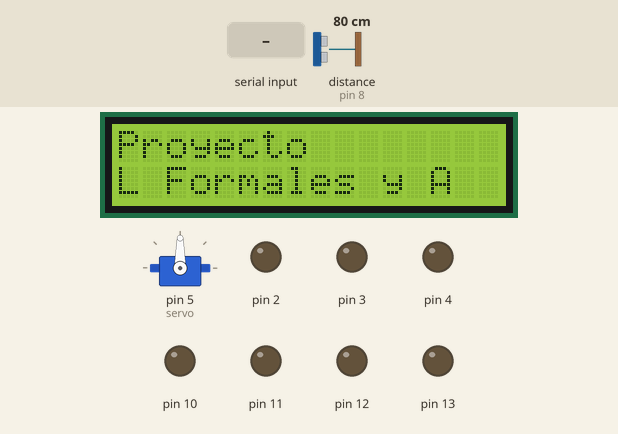
Simulated run of this sketch. Board: Arduino Uno, built with avr-gcc and run on an emulated ATmega328P. On the bench: 16×2 character LCD, servo, output pins drawn as LEDs (lit = HIGH). Dashed ring = blinking. The test bench sets the inputs (shaded band); at power-on: distance to the obstacle (sensor on pin 8) 80 cm. The echo pulse lasts 58.3 µs per cm; pins used as bus, display or sensor lines are not drawn.

Above: at 1.2 s.
1.3 s: "B" received over Serial
At 2.4 s:
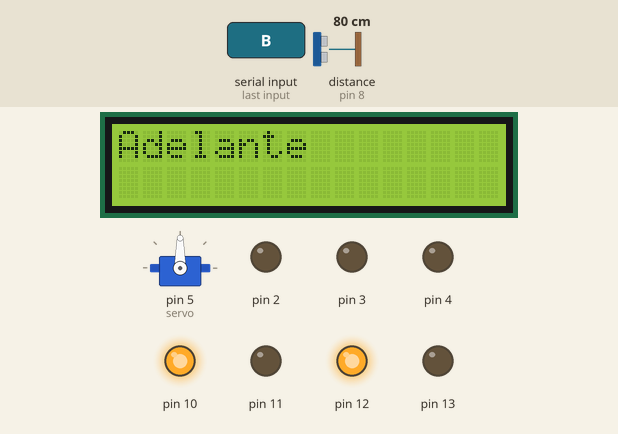
2.8 s: distance to the obstacle (sensor on pin 8) set to 4 cm
At 4.7 s:
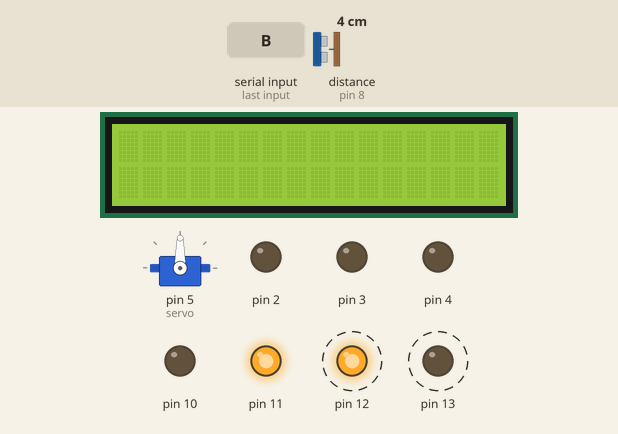
5.8 s: distance to the obstacle (sensor on pin 8) set to 60 cm
At 7.0 s:
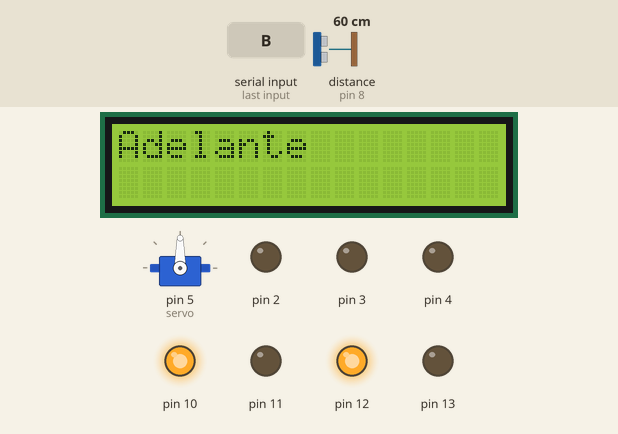
8.8 s: distance to the obstacle (sensor on pin 8) set to 2 cm
At 10.4 s:
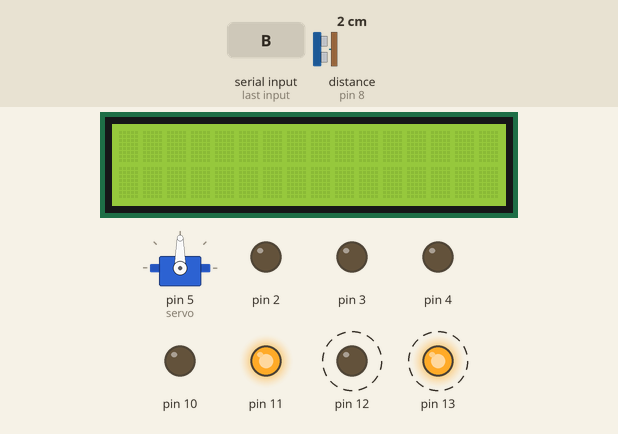
11.8 s: "B" received over Serial
14.8 s: distance to the obstacle (sensor on pin 8) set to 5 cm
17.8 s: distance to the obstacle (sensor on pin 8) set to 8 cm
At 19.9 s:
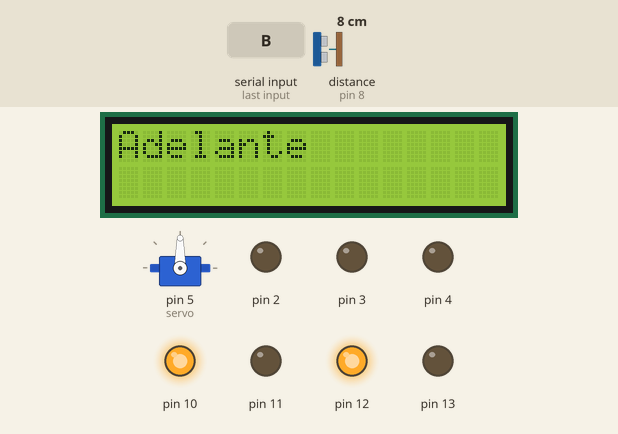
Timing chart, 0 to 21.4 s (numbered marks = the images above; inputs shaded):
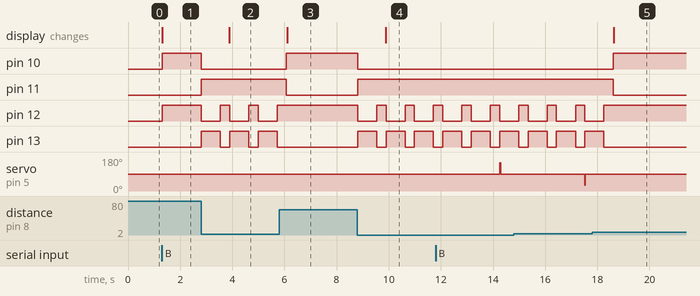

The sketch:

rcCar-v2-2.ino
```cpp
#include <LiquidCrystal.h>
#include <Servo.h>

#define trigPin 9                // Pin donde se envian 8 pulsos ultrasonicos
#define echoPin 8                // Pin donde se reciben los pulsos enviados
#define speedSound 0.0344

LiquidCrystal lcd(7,6,A0,A1,A2,A3);   // Creacion objeto LC con los pines que se utilizan
Servo servo;

int turnTo = 0, dir = 0;
float distancia,maxDis = 7;
unsigned long seconds = 0;
boolean control = false, autonomo = false;
char x;

void printDistance();
void printDirection(String dir);
float medirDistancia();
void evadeObstaculo();

void setup() {
  DDRB = B111110;
  DDRD = DDRD | B11111100;
  lcd.begin(16, 2);               // La plantalla del LCD es de 16x2
  servo.attach(5);                // Pin del sevomotor
  Serial.begin(9600);             // Iniciar comunicacion serial a 9600 bauds
}

void loop() {

servo.write(90);                  // Inicializa servo a 90 grados

if(Serial.available()) {
  x = Serial.read();
  switch(x) {
    case 'A':      // Activar modo manual
      control = true;
      autonomo = false;
      lcd.clear();
    break;
    case 'B':     // Activar modo autonomo
      autonomo = true;
      control = false;
      lcd.clear();
    break;
    default:
    break;
  }
}

// Se maneja con el celular
if(control == true and autonomo == false) {
  if(Serial.available()) {
    x = Serial.read();
    distancia = medirDistancia();
    switch(x) {
      case 'C':    // Adelante
        PORTB = B010100;
        printDirection("Adelante");
      break;
      case 'D':    // Atras
        PORTB = B101000;
        printDirection("Atras");
      break;
      case 'E':    // Izquierda
        PORTB = B011000;
        printDirection("Izquierda");
      break;
      case 'F':    // Derecha
        PORTB = B100100;
        printDirection("Derecha");
      break;
      case 'G':   // Alto
        PORTB = B000000;
        printDirection("Alto");
      break;
      default:
      break;
    }
  }
}
// Modo detector de obstaculos
else if(autonomo == true and control == false)   {
  printDirection("Adelante");
  distancia = medirDistancia();
  if(distancia > maxDis) {
   PORTB = B010100;            // Avanza adelante si no hay obstaculo
  }
  else {
    evadeObstaculo();
  }
}
// Cuando no se ha elegido una opcion desde la aplicacion
// Se muestra este mensaje en el lcd
else {
  lcd.print("Proyecto");
  lcd.setCursor(0,1);
  lcd.print("L Formales y A  ");
}
  }

void printDistance() {
  lcd.clear();
  lcd.setCursor(0,0);
   lcd.print("Distancia: ");
   lcd.setCursor(0,1);
   lcd.print(round(distancia));
   lcd.print(" cm");
}
void printDirection(String dir) {
   lcd.clear();
   lcd.print(dir);
}

float medirDistancia() {
  float duracion = 0, distancia = 0;
  // Envia una señal baja durante 2us
  digitalWrite(trigPin, LOW);
  delayMicroseconds(2);
  // Envia una señal alta durante 10us
  digitalWrite(trigPin, HIGH);
  delayMicroseconds(10);
  digitalWrite(trigPin, LOW);
  duracion = pulseIn(echoPin, HIGH);
  distancia = (duracion/2) * speedSound;
  return distancia;
}

void evadeObstaculo() {
  float izqDist, derDist;
  lcd.clear();
  lcd.print("Obstaculo");
  lcd.setCursor(0,1);
  lcd.print("Detectado");
  PORTB = B000000;
  //delay(500);
  servo.write(30);         // Girar servo a la izquierda
  izqDist = medirDistancia();
  //delay(10);
  servo.write(150);
  derDist = medirDistancia();
  //delay(10);
  servo.write(90);
  if(izqDist > derDist ) {  // El camino a la izquierda no tiene obstaculo
    for(int i = 0; i <= 100; i++) {
      PORTB = B011000;     // Gira izquierda
      printDirection("Izquierda");
    }
  }
  else if(izqDist < derDist) {   // El camino a la derecha no tiene obstaculo
      for(int i = 0; i <= 100; i++) {
        PORTB = B100100;         // Gira a la derecha
        printDirection("Derecha");
      }
  }
  else if (izqDist < maxDis and derDist < maxDis) { // Si ambos caminos estan igual de obstruidos
      for(int i = 0; i <= 250; i++) {
        PORTB = B101000;         // Avanza hacia atras
        printDirection("Atras");
      }
      for(int i = 0; i <= 100; i++) {
        PORTB = B011000;     // Gira izquierda
        printDirection("Izquierda");
      }
  }
  lcd.clear();
}
```

Measured:
- the behaviour switches between 6 and 7 cm on distance to the obstacle (sensor on pin 8) (found by bisection; images 4 and 5)
- after the input at 1.3 s, pin 10, pin 12: LOW → HIGH at once; the display: changes at once (image 1)
- after the input at 2.8 s, pin 10: HIGH → LOW at once; pin 11: LOW → HIGH at once; pin 12: alternates HIGH for 0.36 s and LOW for 0.73 s, starting at once; pin 13: alternates HIGH for 0.73 s and LOW for 0.36 s, starting at once
- after the input at 5.8 s, pin 10: LOW → HIGH after 0.27 s; pin 11: HIGH → LOW after 0.27 s; pin 12: stops changing and stays HIGH; pin 13: stops changing and stays LOW; servo on pin 5 (servo): stays 90° (without the input it goes to 150° after 0.28 s); the display: changes after 0.30 s (image 3)
- after the input at 8.8 s, pin 10: HIGH → LOW at once; pin 11: LOW → HIGH at once; pin 12: alternates HIGH for 0.36 s and LOW for 0.73 s, starting at once; pin 13: alternates HIGH for 0.73 s and LOW for 0.36 s, starting at once; the display: changes after 1.1 s (image 4)
- after the input at 17.8 s, pin 10: LOW → HIGH after 0.80 s; pin 11: HIGH → LOW after 0.80 s; pin 12: goes on until 18.3 s, then stays HIGH; pin 13: goes on until 18.3 s, then stays LOW; servo on pin 5 (servo): stops changing and stays 90°; the display: changes after 0.83 s (image 5)
